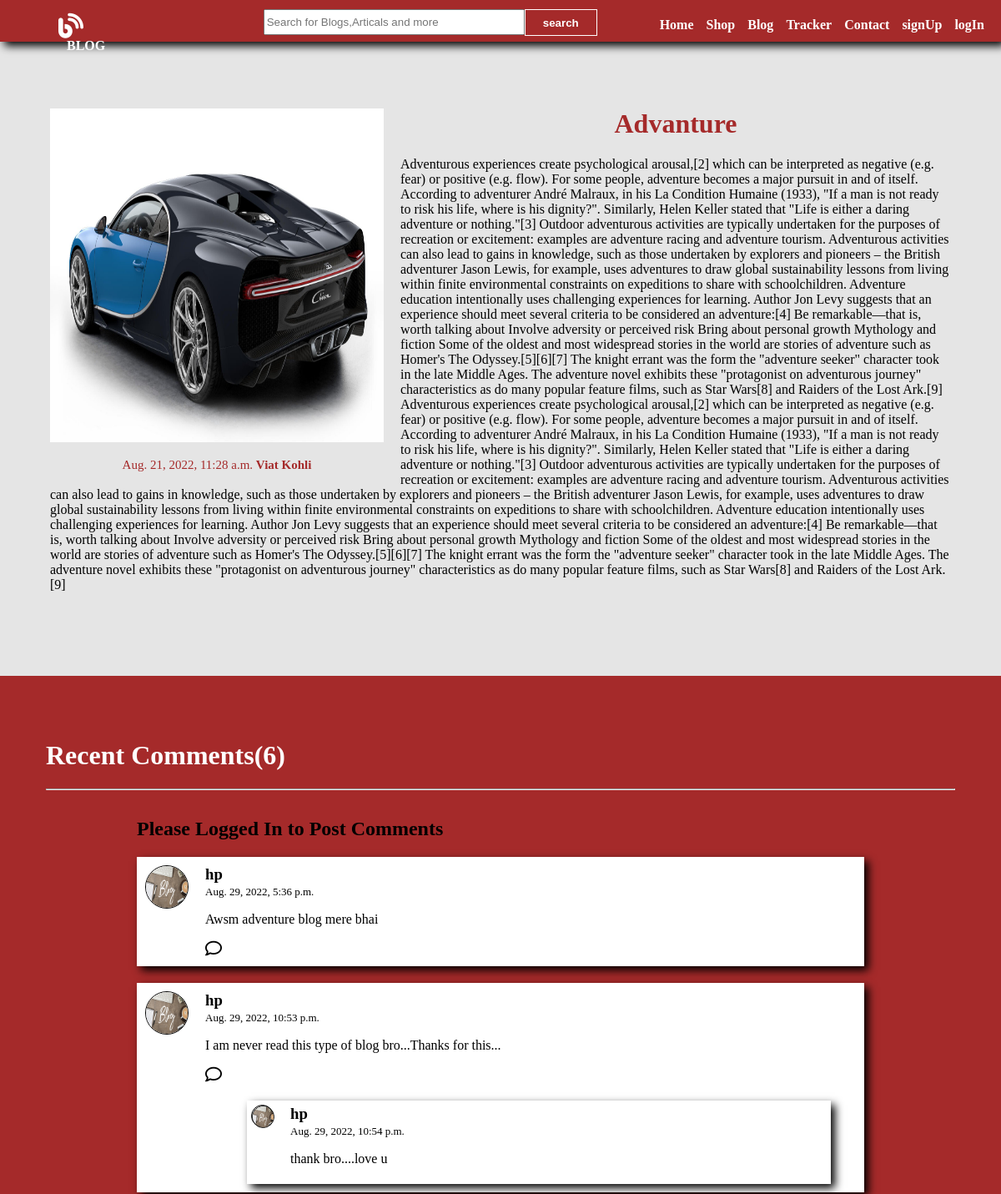
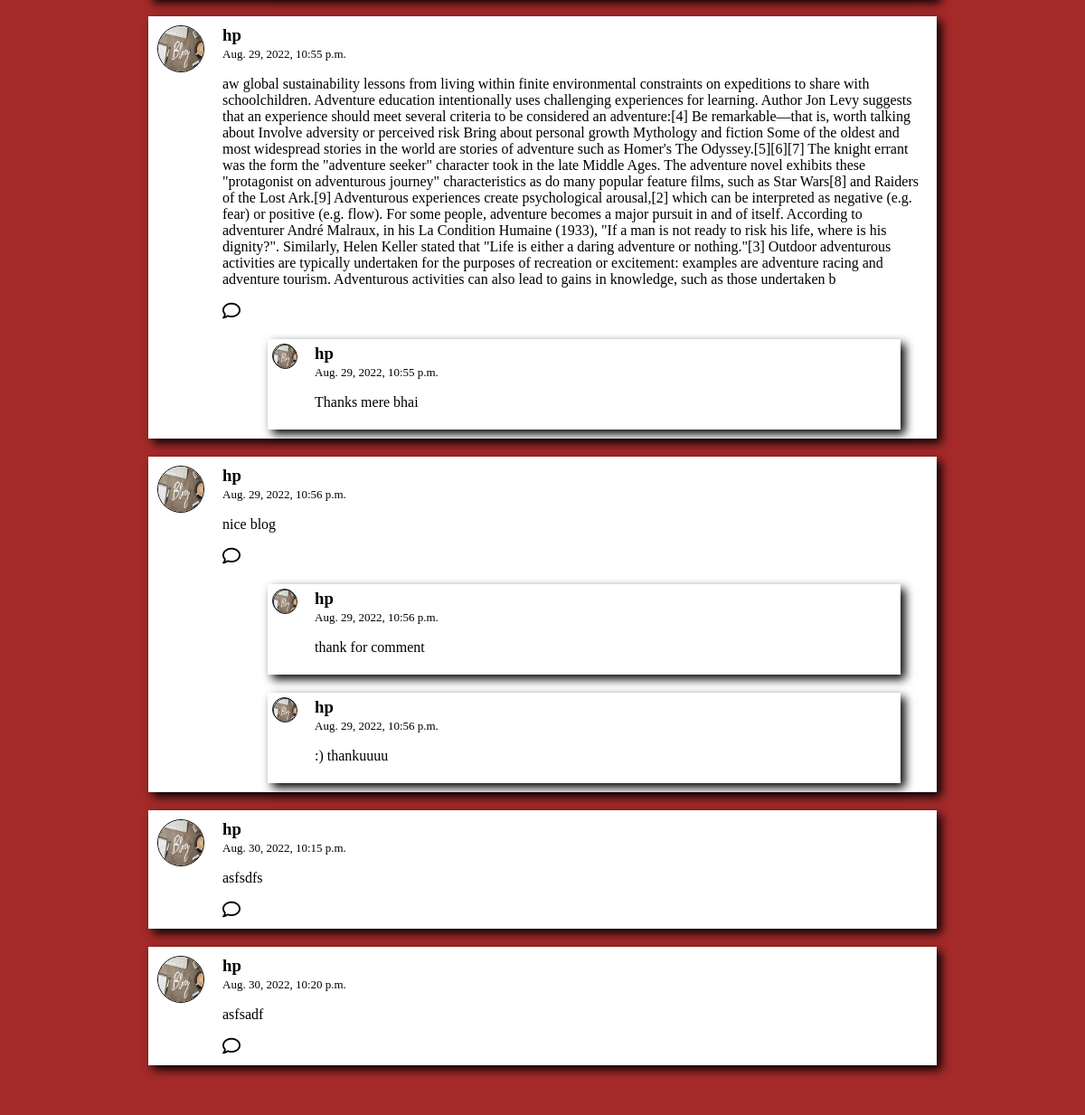
/blog/contentdetails/2, run on the app's committed database (2 pictures, top to bottom).
### blog/models.py (models this page shows)
class DatabaseBlog(models.Model):
    blog_id = models.AutoField
    BlogTitle = models.CharField(max_length=30,default="Title")
    BlogDate = models.DateTimeField(auto_now_add=True)
    BlogMoral = models.CharField(max_length=50,default="Moral Of the Blog")
    BlogDetails = models.CharField(max_length=5000,default="Write Complete Blog")
    BlogAuthor = models.CharField(max_length=20,default="Name Of Blogger")
    BlogImage = models.ImageField(upload_to='shop/image', default=" ")
    def __str__(self):
        return self.BlogTitle

class Comments(models.Model):
    Sno = models.AutoField(primary_key = True)
    Product_Id = models.CharField(max_length=1000)
    Reply_id = models.IntegerField()   #this can store the parent comment Sno
    Comment = models.TextField(max_length=500)
    User = models.ForeignKey(User,on_delete=models.CASCADE)
    Post = models.ForeignKey(DatabaseBlog,on_delete=models.CASCADE)
    Parent = models.ForeignKey('self',on_delete=models.CASCADE,null = True)
    Commment_Date = models.DateTimeField(auto_now=True)
    def __str__(self):
        return self.Comment[0:20]

### blog/views.py (the view)
# urls.py: path("contentdetails/<int:myid>",views.show_blog_details,name='viewblogs'),
def show_blog_details(request,myid):
    parti_blog = DatabaseBlog.objects.filter(id=myid)
    print("jsdfkjs;kljaslfjlsdk;lsjf",parti_blog)
    show_comment = Comments.objects.filter(Product_Id=myid,Parent=None)
    show_reply = Comments.objects.filter(Product_Id=myid).exclude(Parent=None)  #show_reply variable me only reply store honge means jha jha pr parent none hoga wo wala reply yha store hoga
    print("show reply",show_reply)
    print("show comment",type(show_comment))
    params ={"particular_blog":parti_blog,"show_comment":show_comment,"show_reply":show_reply}
    return render(request,'blog/contentdetails.html',params)

### blog/templates/blog/contentdetails.html (shortened to what this page needs)
{% extends 'blog/basic.html' %}
{% block body%}
{% load humanize %}
{% load static %}
{% for blog_view in particular_blog %}
    <div id="contentdetails_container">
        <p>
            <div id="contentdetails_pic">
                <img class=contentdetails_pic_image src="/media/{{blog_view.BlogImage}}">
        <p style="font-size:15px;color:brown;">{{blog_view.BlogDate}} <span id="contentdetails_author">{{blog_view.BlogAuthor}}</span><span style="display:none" id="show_id">{{blog_view.id}}</span></p>
            </div>
            <div id="contentdetails_text">
                <center><h1 style="color:brown;">{{blog_view.BlogTitle}}</h1></center>
            </div>
            {{blog_view.BlogDetails}}
        </p>
    </div>
    <div id="comment_container">
        <h1 style="color:white;">Recent Comments(<span id="comment_count"></span>)</h1>
        <hr>
        <div id="post_comment_container">
            {% if user.is_authenticated %}
                <form action="/blog/comment" method="post">{% csrf_token %}
                    <div style="display:flex;">
                        <input type="hidden" value="" name="product_comment_id" class="product_comment_id" >
                        <label><img class="user-comment-image" src="{% static 'blog/blog1.jpg' %}"></label> <input type="text" placeholder="Add a comment.." id="comment_text" name="comment_text" required>
                        <input id="post_comment" type="submit" value="Post">
                    </div>
                </form>
            {% else %}
            <h2>Please Logged In to Post Comments</h2>
            {% endif %}
        </div>
        <div id="disp_comment_container">
            {% for comment in show_comment %}
                <div class="show_comment">
                    <div class="user-comment-div">
                        <img class="user-comment-image" src="{% static 'blog/blog1.jpg' %}">
                    </div>
                    <div style="margin:0px;">
                        <h3 style="margin:0px;">{{comment.User.username}}</h3>
                        <span style="font-size:13px;">{{comment.Commment_Date}}<span style="display:none;">{{comment.Sno}}</span></span>
                        <p>{{comment.Comment}}</p>
                        <div class="reply_button" onclick="reply({{forloop.counter}})">
                            <i class="fa-regular fa-comment"></i>
                        </div>
                        <div id="show_reply_container">
                            {% for reply in show_reply %}
                                {% if comment.Sno is reply.Reply_id %}
                                <div class="show_reply" style="display:flex;">
                                     <div class="user-reply-div">
                                        <img class="user-reply-image" src="{% static 'blog/blog1.jpg' %}">
                                     </div>
                                    <div style="margin:0px;">
                                        <h3 style="margin:0px;">{{reply.User.username}}</h3>
                                        <span style="font-size:13px;">{{reply.Commment_Date}}<span style="display:none;">{{reply.Sno}}</span></span>
                                        <p>{{reply.Comment}}</p>
                                    </div>
                                </div>
                                {% endif %}
                            {% endfor %}
                        </div>
                    </div>
                </div>
            {% endfor %}
        </div>
    </div>
{% endfor %}
{% endblock %}

### data on the page
DatabaseBlog: BlogImage (picture), BlogDate "Aug. 21, 2022, 11:28 a.m.", BlogAuthor "Viat Kohli", BlogTitle "Advanture", BlogDetails "Adventurous experiences create psychological arousal,[2] which can be interpreted as negative (e.g. fear) or positive (e.g. flow). For some people, adventure becomes a major pursuit in and of itself. According to adventurer André Malraux, in his La Condition Humaine (1933), \"If a man is not ready to risk his life, where is his dignity?\". Similarly, Helen Keller stated that \"Life is either a daring adventure or nothing.\"[3] Outdoor adventurous activities are typically undertaken for the purposes of recreation or excitement: examples are adventure racing and adventure tourism. Adventurous activities can also lead to gains in knowledge, such as those undertaken by explorers and pioneers – the…"
Comments: User.username "hp", Commment_Date "Aug. 29, 2022, 5:36 p.m.", Comment "Awsm adventure blog mere bhai"
Comments: User.username "hp", Commment_Date "Aug. 29, 2022, 10:53 p.m.", Comment "I am never read this type of blog bro...Thanks for this..."
Comments: User.username "hp", Commment_Date "Aug. 29, 2022, 10:54 p.m.", Comment "thank bro....love u"
Comments: User.username "hp", Commment_Date "Aug. 29, 2022, 10:55 p.m.", Comment "aw global sustainability lessons from living within finite environmental constraints on expeditions to share with schoolchildren. Adventure education intentionally uses challenging experiences for learning. Author Jon Levy suggests that an experience should meet several criteria to be considered an adventure:[4] Be remarkable—that is, worth talking about Involve adversity or perceived risk Bring about personal growth Mythology and fiction Some of the oldest and most widespread stories in the world are stories of adventure such as Homer's The Odyssey.[5][6][7] The knight errant was the form the \"adventure seeker\" character took in the late Middle Ages. The adventure novel exhibits these…"
Comments: User.username "hp", Commment_Date "Aug. 29, 2022, 10:55 p.m.", Comment "Thanks mere bhai"
Comments: User.username "hp", Commment_Date "Aug. 29, 2022, 10:56 p.m.", Comment "nice blog"
Comments: User.username "hp", Commment_Date "Aug. 29, 2022, 10:56 p.m.", Comment "thank for comment"
Comments: User.username "hp", Commment_Date "Aug. 29, 2022, 10:56 p.m.", Comment ":) thankuuuu"
Comments: User.username "hp", Commment_Date "Aug. 30, 2022, 10:15 p.m.", Comment "asfsdfs"
Comments: User.username "hp", Commment_Date "Aug. 30, 2022, 10:20 p.m.", Comment "asfsadf"
